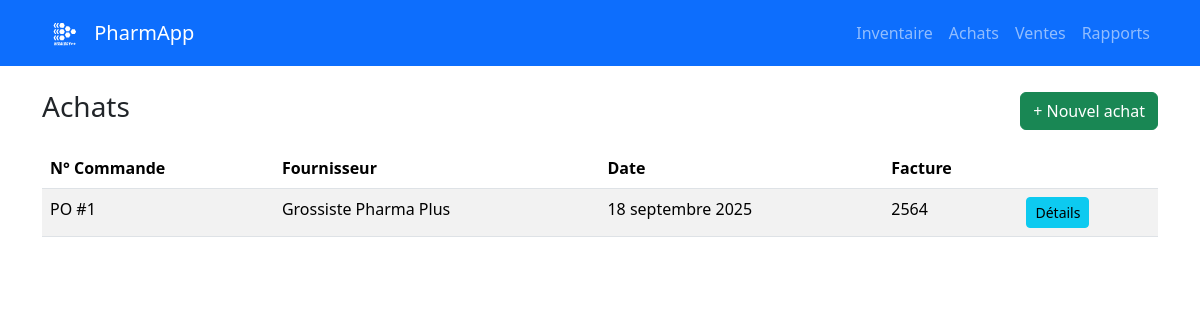
The page /purchases/ (signed in) on the database its author committed.
### purchases/models.py (models this page shows, shortened)
class Purchase(models.Model):
    supplier = models.ForeignKey(Supplier, on_delete=models.PROTECT)
    invoice_no = models.CharField(max_length=64, blank=True, null=True)
    date = models.DateField(default=timezone.now)
    notes = models.TextField(blank=True, null=True)

### suppliers/models.py (models this page shows)
class Supplier(models.Model):
    name = models.CharField(max_length=255)
    email = models.EmailField(blank=True, null=True)
    phone = models.CharField(max_length=50, blank=True, null=True)
    address = models.TextField(blank=True, null=True)
    def __str__(self):
        return self.name

### purchases/views.py (the view)
# urls.py: path("", views.purchase_list, name="purchase_list"),
@login_required
def purchase_list(request):
    return render(request, "purchases/purchase_list.html", {"purchases": Purchase.objects.all().order_by("-date")})

### templates/purchases/purchase_list.html
{% extends "base.html" %}
{% block content %}
<div class="d-flex justify-content-between align-items-center mb-3">
  <h3>Achats</h3>
  <a href="{% url 'purchase_create' %}" class="btn btn-success">+ Nouvel achat</a>
</div>
<table class="table table-striped">
  <thead><tr><th>N° Commande</th><th>Fournisseur</th><th>Date</th><th>Facture</th><th></th></tr></thead>
  <tbody>
    {% for p in purchases %}
    <tr>
      <td>PO #{{ p.id }}</td><td>{{ p.supplier }}</td><td>{{ p.date }}</td><td>{{ p.invoice_no|default:"-" }}</td>
      <td><a href="#" class="btn btn-sm btn-info">Détails</a></td>
    </tr>
    {% empty %}
    <tr><td colspan="5">Aucun achat.</td></tr>
    {% endfor %}
  </tbody>
</table>
{% endblock %}

### rows shown on the page
Purchase: id "1", supplier "Grossiste Pharma Plus", date "18 septembre 2025", invoice_no "2564"
